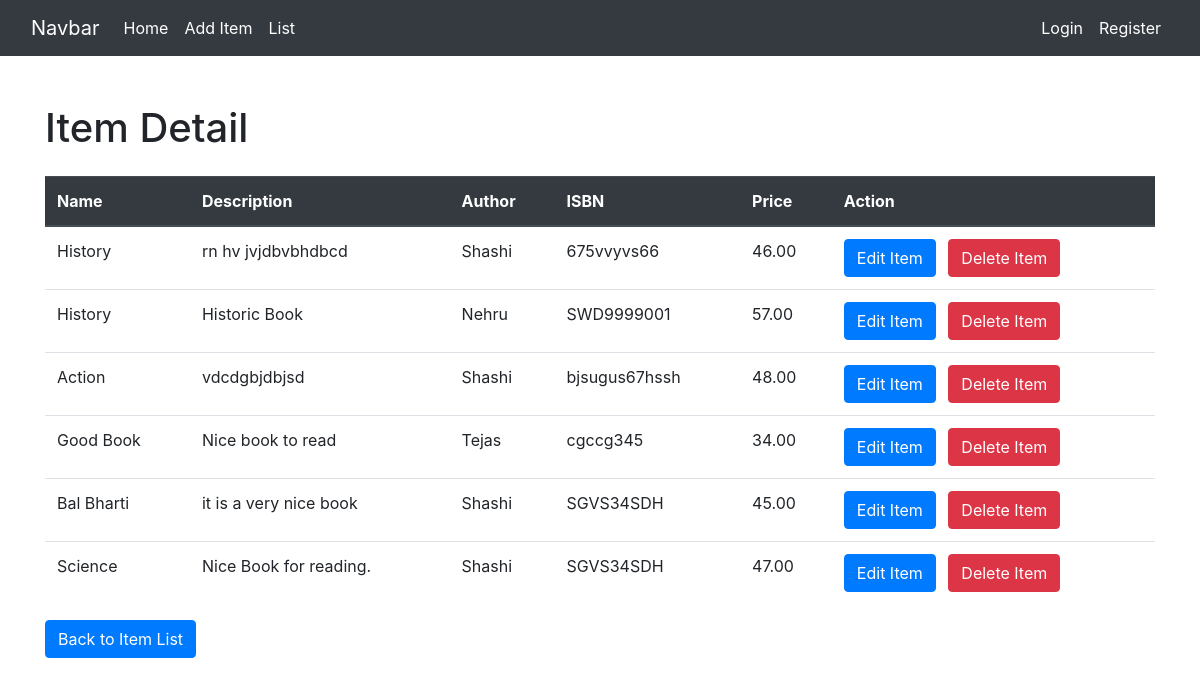
The page /crud/crud/item/detail/2/ on the database its author committed.
### crud/models.py (models this page shows, shortened)
class Item(models.Model):
    name = models.CharField(max_length=100)
    description = models.TextField()
    author = models.CharField(max_length=100, null=True, blank=True)
    price = models.DecimalField(max_digits=10, decimal_places=2, null=True, blank=True)
    isbn = models.CharField(max_length=13, null=True, blank=True)
    image = models.ImageField(upload_to='item_images/', null=True, blank=True)

### crud/views.py (the view)
# urls.py: path('item/detail/<int:pk>/', item_detail, name='item_detail'),
def item_detail(request, pk):
    items = Item.objects.all()
    item = get_object_or_404(Item, pk=pk)
    return render(request, 'item_detail.html', {'items': items, 'item': item})

### crud/templates/item_detail.html (shortened to what this page needs)
<!DOCTYPE html>
<html lang="en">
<head>
    <link rel="stylesheet" href="https://stackpath.bootstrapcdn.com/bootstrap/4.3.1/css/bootstrap.min.css">
</head>
<body>
  {% include 'navbar.html' %}
    <div class="container mt-5">
        <h1 class="mb-4">Item Detail</h1>
        <table class="table">
            <thead class="thead-dark">
              <tr>
                <th scope="col">Name</th>
                <th scope="col">Description</th>
                <th scope="col">Author</th>
                <th scope="col">ISBN</th>
                <th scope="col">Price</th>
                <th scope="col">Action</th>
              </tr>
            </thead>
            <tbody>
              {% for item in items %}
              <tr>
                <td>{{ item.name }}</td>
                <td>{{ item.description }}</td>
                <td>{{ item.author }}</td>
                <td>{{ item.isbn }}</td>
                <td>{{ item.price }}</td>
                <td>
                    <a class="btn btn-primary" href="{% url 'item_edit' pk=item.pk %}"> Edit Item</a>
                    <a class="btn btn-danger ml-2" href="{% url 'item_delete' pk=item.pk %}">Delete Item</a>
                </td>
              </tr>
              {% endfor %}
            </tbody>
          </table>
        <div class="row mt-3">
            <div class="col-md-6">
                <a class="btn btn-primary" href="{% url 'item_list' %}">Back to Item List</a>
            </div>
        </div>
    </div>
</body>
</html>

### rows shown on the page
Item: name "History", description "rn hv jvjdbvbhdbcd", author "Shashi", isbn "675vvyvs66", price "46.00"
Item: name "History", description "Historic Book", author "Nehru", isbn "SWD9999001", price "57.00"
Item: name "Action", description "vdcdgbjdbjsd", author "Shashi", isbn "bjsugus67hssh", price "48.00"
Item: name "Good Book", description "Nice book to read", author "Tejas", isbn "cgccg345", price "34.00"
Item: name "Bal Bharti", description "it is a very nice book", author "Shashi", isbn "SGVS34SDH", price "45.00"
Item: name "Science", description "Nice Book for reading.", author "Shashi", isbn "SGVS34SDH", price "47.00"
